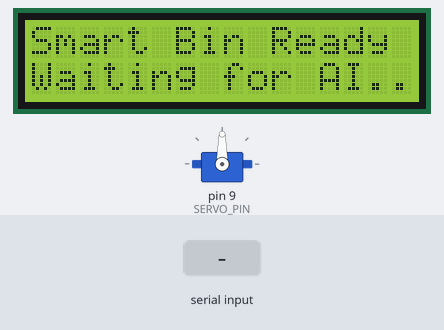
This sketch was run on a simulated Arduino Uno, built with avr-gcc and run on an emulated ATmega328P. Parts: 16×2 character LCD, servo. The test bench sets the inputs (shaded band).

Above: at 1.2 s.
1.3 s: "p" received over Serial
At 2.6 s:
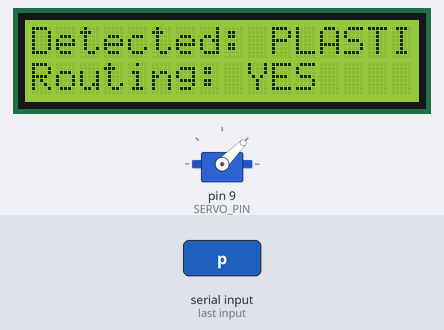
At 4.08 s:
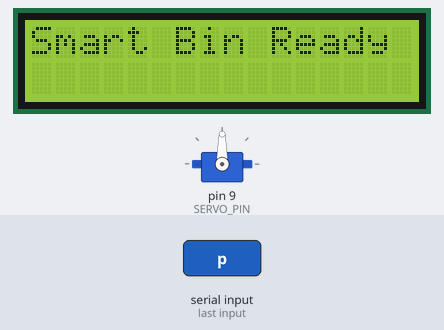
4.3 s: "n" received over Serial
At 4.8 s:
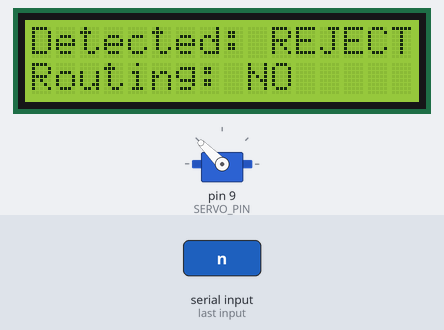
Timing chart, 0 to 8.3 s (numbered marks = the images above; inputs shaded):
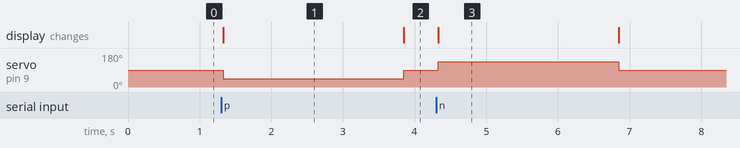

The sketch:

StandardFirmata.ino
```cpp
#include <Servo.h>
#include <Wire.h>
#include <LiquidCrystal_I2C.h>

// Define components
Servo trapdoor;
LiquidCrystal_I2C lcd(0x3F, 16, 2); // Change 0x27 to 0x3F if your screen is blank

const int SERVO_PIN = 9;

void setup() {
  // Start Serial communication at 9600 baud
  Serial.begin(9600);

  // Initialize LCD
  lcd.init();
  lcd.backlight();
  lcd.setCursor(0, 0);
  lcd.print("Smart Bin Ready");
  lcd.setCursor(0, 1);
  lcd.print("Waiting for AI...");

  // Attach Servo
  trapdoor.attach(SERVO_PIN);
  trapdoor.write(90); // Start in middle position
}

void loop() {
  // Check if Python sent a command
  if (Serial.available() > 0) {
    char command = Serial.read();

    // Clear buffer to prevent "bouncing" signals
    while(Serial.available() > 0) { Serial.read(); }

    // Handle the decision
    if (command == 'p') {
      lcd.clear();
      lcd.print("Detected: PLASTIC");
      lcd.setCursor(0, 1);
      lcd.print("Routing: YES");
      trapdoor.write(45); // Move to Plastic bin
      delay(2500);        // Hold open for 2.5 seconds
      trapdoor.write(90); // Reset
      lcd.clear();
      lcd.print("Smart Bin Ready");
    }
    else if (command == 'n') {
      lcd.clear();
      lcd.print("Detected: REJECT");
      lcd.setCursor(0, 1);
      lcd.print("Routing: NO");
      trapdoor.write(135); // Move to Reject bin
      delay(2500);         // Hold open for 2.5 seconds
      trapdoor.write(90);  // Reset
      lcd.clear();
      lcd.print("Smart Bin Ready");
    }
  }
}
```

Measured:
- after the input at 1.3 s, servo on pin 9 (SERVO_PIN): 90° → 45° at once, → 90° 2.5 s later; the display: changes at once (image 1)
- after the input at 4.3 s, servo on pin 9 (SERVO_PIN): 90° → 135° at once, → 90° 2.5 s later; the display: changes at once (image 3)
- what the display in image 1 shows lasts 2.5 s, from 1.3 s to 3.8 s
